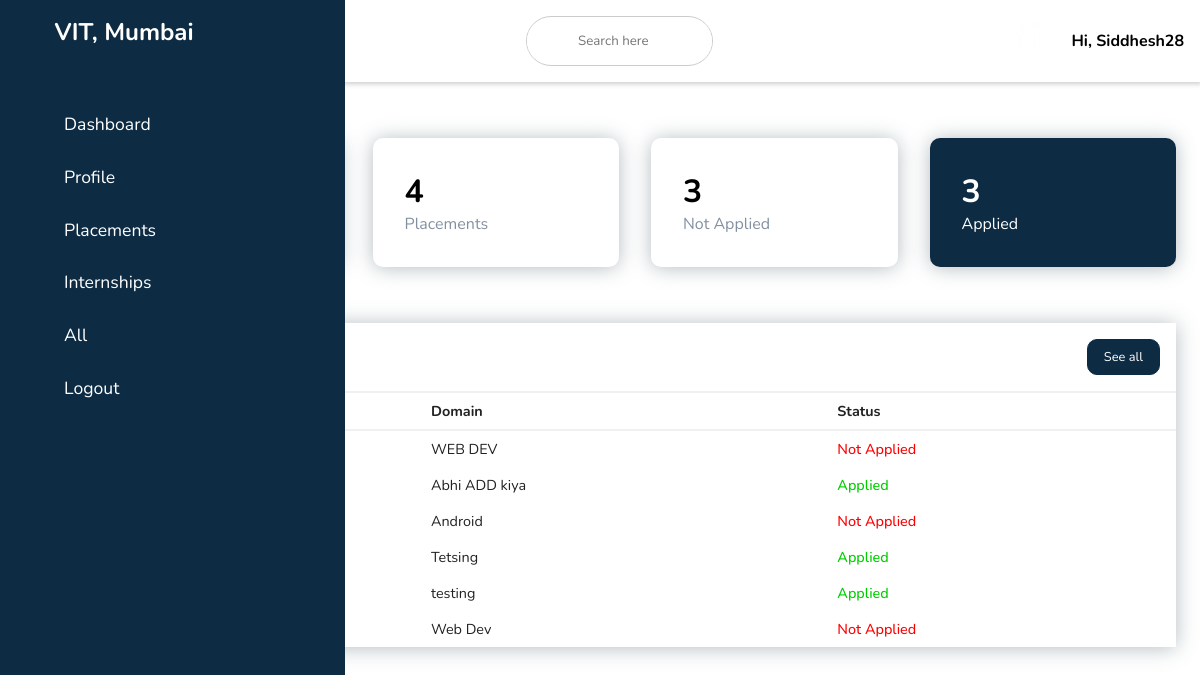
/dashboard/ (signed in), run on an earlier commit of the app's database.
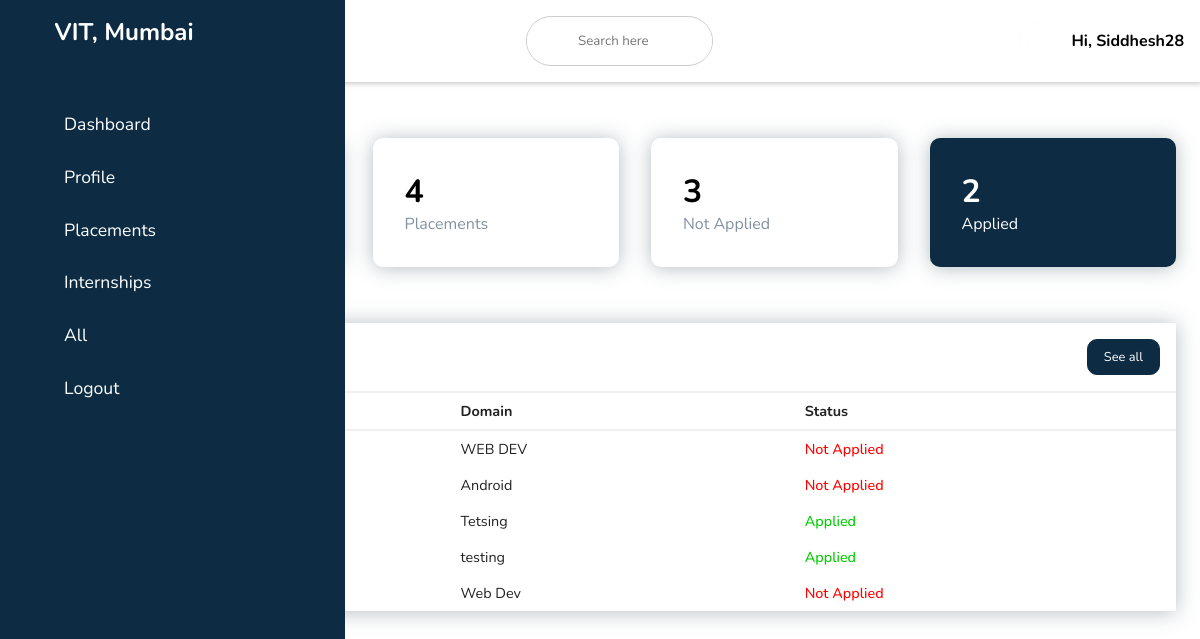
And on a later commit of the database.
### dashboard/models.py (models this page shows, shortened)
class Student_placement(models.Model):
    student_username = models.ForeignKey(
        studentUser, default=None, on_delete=models.CASCADE)
    placement_id = models.ForeignKey(
        placementInfo, default=None, on_delete=models.CASCADE)
    status = models.BooleanField(default=False)
    pending = models.BooleanField(default=False)

class Student_internship(models.Model):
    student_username = models.ForeignKey(
        studentUser, default=None, on_delete=models.CASCADE)
    internship_id = models.ForeignKey(
        internshipInfo, default=None, on_delete=models.CASCADE)
    status = models.BooleanField(default=False)
    pending = models.BooleanField(default=False)

class internshipInfo(models.Model):
    company_username = models.ForeignKey(
        companyUser, default=None, on_delete=models.CASCADE)
    company_name = models.CharField(default='', max_length=255)
    stipend = models.CharField(default='', max_length=255)
    domain = models.CharField(max_length=255, default='')
    cgpa_req = models.FloatField(default=0)
    workduration = models.IntegerField(default=0)
    modeofwork = models.CharField(default='', max_length=255)
    comimg = models.ImageField(upload_to='Images/')
    company_email = models.EmailField()
    company_phone = models.CharField(max_length=13)
    company_website = models.URLField(default='')
    regform_link = models.URLField(
        default='https://forms.gle/VNgHt2XeRaDn65Wv6')
    status = models.BooleanField(default=False)

class placementInfo(models.Model):
    company_username = models.ForeignKey(
        companyUser, default=None, on_delete=models.CASCADE)
    company_name = models.CharField(default='', max_length=255)
    package = models.CharField(default='', max_length=255)
    domain = models.CharField(max_length=255, default='')
    cgpa_req = models.FloatField(default=0)
    backlog = models.IntegerField(default=0)
    comimg = models.ImageField(upload_to='Images/')
    company_email = models.EmailField()
    company_phone = models.CharField(max_length=13)
    company_website = models.URLField(default='')
    regform_link = models.URLField(
        default='https://forms.gle/VNgHt2XeRaDn65Wv6')
    status = models.BooleanField(default=False)

### accounts/models.py (models this page shows, shortened)
class studentUser(models.Model):
    yourname = models.CharField(max_length=255, default='')
    stuImage = models.ImageField(
        upload_to='Images/', default='Images/user_profile1.png', null=True)
    branch = models.CharField(max_length=255, default='')
    yog = models.IntegerField(default=0)
    contact = models.CharField(max_length=13, default='')
    user = models.OneToOneField(User, on_delete=models.CASCADE, default='')
    email = models.EmailField()
    username = models.CharField(max_length=255, default='')

### dashboard/views.py (the view)
# urls.py: path('', views.studashboard),
@login_required(login_url="/stusignin")
def studashboard(request):
    suser = studentUser.objects.all()
    cuser = companyUser.objects.all()
    pObj = placementInfo.objects.all().order_by('company_name', '-pk')
    iObj = internshipInfo.objects.all().order_by('company_name', '-pk')
    return render(request, 'studashboard.html', {'suser': suser, 'cuser': cuser, 'pObj': pObj, 'iObj': iObj})

### dashboard/templatetags/student.py (called while the page is built)
@register.filter(name="stuplacementcount")
def stuplacementcount(user, pObj):
    c = 0
    for p in pObj:
        if p.status:
            c += 1
    return c

@register.filter(name="stuinternshipcount")
def stuinternshipcount(user, iObj):
    c = 0
    for i in iObj:
        if i.status:
            c += 1
    return c

@register.filter(name="placementStatus")
def placementStatus(user, id):
    try:
        studentUsername = studentUser.objects.get(user=user)
        placementId = placementInfo.objects.get(id=id)
        stuPlaceObj = Student_placement.objects.get(
            student_username=studentUsername, placement_id=placementId)
        if (stuPlaceObj.status):
            return True
        else:
            return False
    except:
        return False

@register.filter(name="notapplied")
def notapplied(user, id):
    c = 0
    c1 = 0
    pObj = placementInfo.objects.all()
    iObj = internshipInfo.objects.all()
    for p in pObj:
        if p.status:
            c += 1
    for i in iObj:
        if i.status:
            c += 1
    c1 = stucount(user, id)
    return c-c1

### templates/html/studashboard.html (shortened to what this page needs)
{% extends "sbase.html" %} {% load static %} {% load student %}
    {% block content %}
    <div class="main-content">
      <main id="dashboard">
        <div class="cards">
          <div class="card-single">
            <div>
              <h1>{{ user|stuinternshipcount:iObj }}</h1>
              <span>Internships</span>
            </div>
          </div>
          <div class="card-single">
            <div>
              <h1>{{ user|stuplacementcount:pObj }}</h1>
              <span>Placements</span>
            </div>
          </div>
          <div class="card-single">
            <div>
              <h1>{{ user|notapplied:0 }}</h1>
              <span>Not Applied</span>
            </div>
          </div>
          <div class="card-single">
            <div>
              <h1>{{ user|stucount:0 }}</h1>
              <span>Applied</span>
            </div>
          </div>
        </div>
        <div class="recent-grid">
          <div class="projects">
            <div class="card">
              <div class="card-header">
                <h3>Applications</h3>
                <a href="stuall">
                  See all
                </a>
              </div>
              <div class="card-body">
                <div class="table-responsive">
                  <table width="100%">
                    <thead>
                      <tr>
                        <td>Type</td>
                        <td>Domain</td>
                        <td>Status</td>
                      </tr>
                    </thead>
                    <tbody>
                      {% for i in iObj %} {% if i.status %}
                      <tr>
                        <td><a href="/dashboard/stuinternship#{{ i.id }}" style="text-decoration: none; color: black">Internship</a></td>
                        <td>{{i.domain}}</td>
                        <td>
                          {% if user|internshipStatus:i.id %}
                        <span class="green"> Applied</span>
                        {% else %}
                         <span class="red"> Not Applied </span>
                         {% endif %}
                        </td>
                      </tr>
                      {% endif %}{% endfor %}
                      {% for p in pObj %}{% if p.status %}
                      <tr>
                        <td><a href="/dashboard/stuplacement#{{ p.id }}" style="text-decoration: none; color: black">Placement</a></td>
                        <td>{{p.domain}}</td>
                        <td>
                          {% if user|placementStatus:p.id %}
                         <span class="green"> Applied</span>
                          {% else %}
                        <span class="red"> Not Applied </span>
                          {% endif %}
                        </td>
                      </tr>
                      {% endif %} {% endfor %}
                    </tbody>
                  </table>
                </div>
              </div>
            </div>
          </div>
        </div>
      </main>
    </div>
    {% endblock %}

### templates/html/sbase.html (shortened to what this page needs)
{% load static %}
<!DOCTYPE html>
<html lang="en">
  <head>
    <link
      rel="stylesheet"
      href="https://maxst.icons8.com/vue-static/landings/line-awesome/line-awesome/1.3.0/css/line-awesome.min.css"
    />
    <link
      rel="stylesheet"
      href="https://maxcdn.bootstrapcdn.com/font-awesome/4.7.0/css/font-awesome.min.css"
    />
    <link
      href="{% static 'css/studashboard.css' %}"
      rel="stylesheet"
      type="text/css"
    />
  </head>
  <body style="background: url(../static/images/body_bg.png)">
    <div class="sidebar">
      <div class="sidebar-brand">
        <h2>
          <span
            ><a href="/" style="text-decoration: none; color: white"
              >VIT, Mumbai</a
            ></span
          >
        </h2>
      </div>
      <div class="sidebar-menu">
        <ul>
          <li>
            <a href="/dashboard" class="active"
              ><span class="las la-igloo"></span> <span>Dashboard</span></a
            >
          </li>
          <li>
            <a href="stuprofile" id="profile"
              ><span class="las la-users"></span> <span>Profile</span></a
            >
          </li>
          <li>
            <a href="stuplacement"
              ><span class="las la-clipboard-list"></span>
              <span>Placements</span></a
            >
          </li>
          <li>
            <a href="stuinternship"
              ><span class="las la-industry"></span> <span>Internships</span></a
            >
          </li>
          <li>
            <a href="stuall"
              ><span class="las la-layer-group"></span> <span>All</span></a
            >
          </li>
          <li>
            <a href="/logout"
              ><span class="las la-user-circle"></span> <span>Logout</span></a
            >
          </li>
        </ul>
      </div>
    </div>
    <div class="main-content">
      <header>
        <h2>
          <label for="nav-toggle">
            <span class="las la-bars"></span>
          </label>
        </h2>
        <div class="search-wrapper">
          <form action="/dashboard/search" method="GET">
            <input
              type="search"
              placeholder="Search here"
              name="search_input"
              style="text-align: center"
            />
          </form>
        </div>
        <div class="user-wrapper">
          <img
            src="{% static 'images/VITlogo.png' %}"
            width="40px"
            height="40px"
            alt="VIT Logo"
          />
          <div>
            <h4>Hi, {{user.username}}</h4>
          </div>
        </div>
      </header>
    </div>
    {% block content %} {% endblock %}
  </body>
</html>

What changed in the data, as far as the page shows it:
removed internshipInfo: domain "Abhi ADD kiya", shows "Applied"
Also different on the page:
{{ user|stucount:0 }}: "3" → "2"
